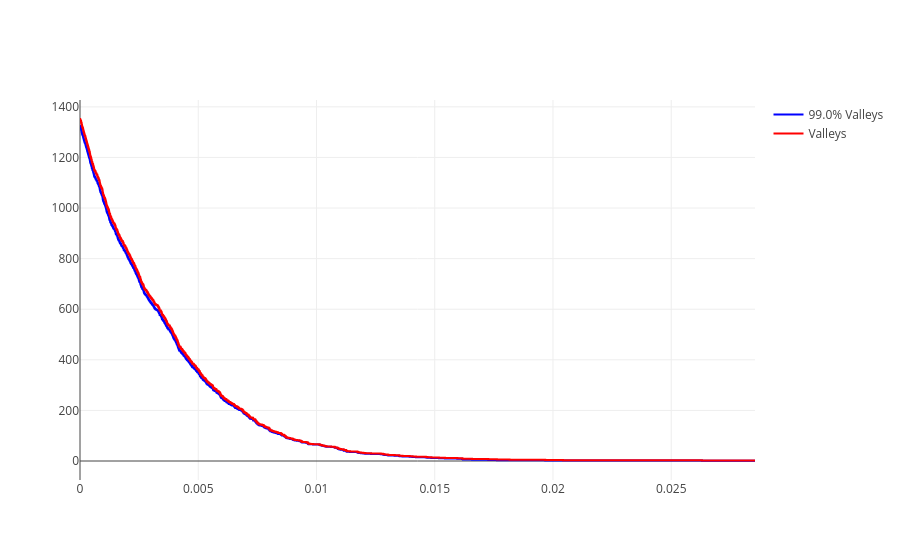

Notebook cell for this chart:
### Code cell
import plotly.express as px

import plotly.graph_objects as go

fig = go.Figure()

fig.add_trace(go.Scatter(x=fns, y=counts, mode='lines', name=f'{homo_prop*100:.1f}% Valleys', line=dict(color='blue', shape="hv")))
fig.add_trace(go.Scatter(x=fns_norm, y=counts_norm_min, mode='lines', name='Valleys', line=dict(color='red', shape="hv")))

fig.show()

### Figure 1 — Plotly figure (JSON) as saved in the notebook; plotly's stock layout.template omitted (floating-point values rounded to 4 significant figures; data arrays with more than 128 entries replaced by an {"elided": "..."} marker saying what was removed)
{"data": [{"line": {"color": "blue", "shape": "hv"}, "mode": "lines", "name": "99.0% Valleys", "type": "scatter", "x": {"elided": "1352 float values"}, "y": {"elided": "1352 int values"}}, {"line": {"color": "red", "shape": "hv"}, "mode": "lines", "name": "Valleys", "type": "scatter", "x": {"elided": "1352 float values"}, "y": {"elided": "1352 int values"}}], "layout": {}}
